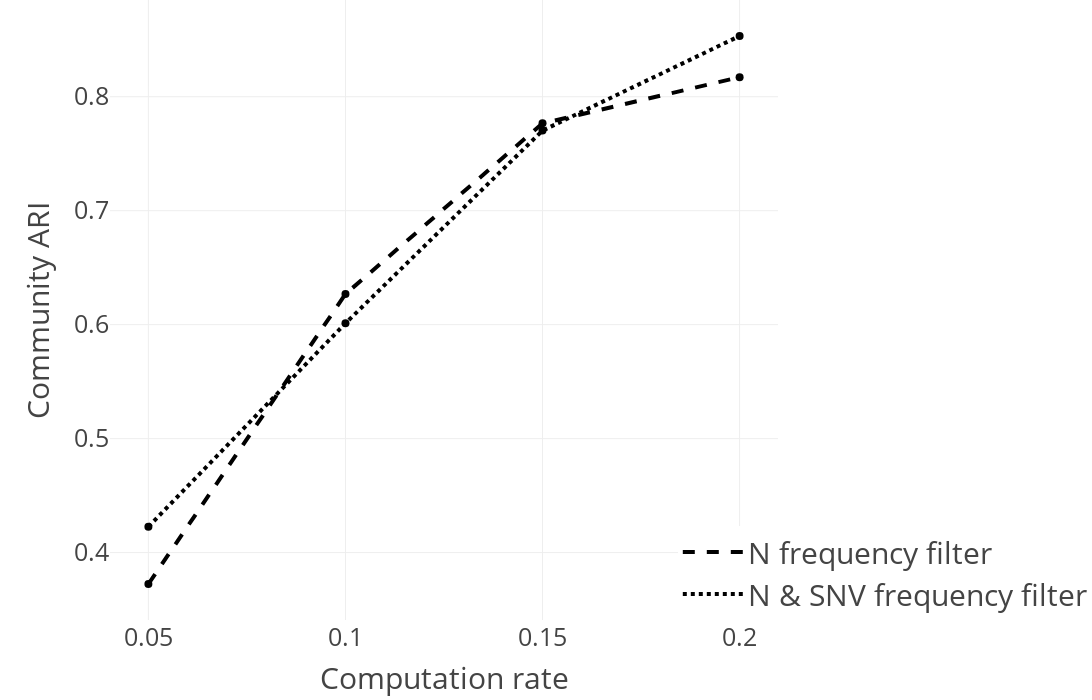

Here is the notebook cell this chart was saved with:
### Markdown cell above
### Community ARI for different filters and computation rates using depth search

### Code cell
sub_fig = get_computation_rate_plot("adjusted_rand_index", depth_search_evaluation, "Community ARI", dict(
            x=0.85,
            y=0,
            itemwidth=60,
            xanchor="left",
            yanchor="bottom",
            font=dict(size=30),
        ))

sub_fig.show()

### Figure 1 — Plotly figure (JSON) as saved in the notebook; plotly's stock layout.template omitted (floating-point values rounded to 4 significant figures)
{"data": [{"line": {"color": "black", "dash": "dash", "width": 4}, "mode": "lines", "name": "N frequency filter", "type": "scatter", "x": [0.05, 0.1, 0.15, 0.2], "y": [0.3725, 0.6269, 0.7766, 0.8171]}, {"marker": {"color": "black", "size": 8, "symbol": "circle"}, "mode": "markers", "showlegend": false, "text": "", "type": "scatter", "x": [0.05], "y": [0.3725]}, {"marker": {"color": "black", "size": 8, "symbol": "circle"}, "mode": "markers", "showlegend": false, "text": "", "type": "scatter", "x": [0.1], "y": [0.6269]}, {"marker": {"color": "black", "size": 8, "symbol": "circle"}, "mode": "markers", "showlegend": false, "text": "", "type": "scatter", "x": [0.15], "y": [0.7766]}, {"marker": {"color": "black", "size": 8, "symbol": "circle"}, "mode": "markers", "showlegend": false, "text": "", "type": "scatter", "x": [0.2], "y": [0.8171]}, {"line": {"color": "black", "dash": "dot", "width": 4}, "mode": "lines", "name": "N & SNV frequency filter", "type": "scatter", "x": [0.05, 0.1, 0.15, 0.2], "y": [0.4227, 0.6012, 0.7703, 0.8533]}, {"marker": {"color": "black", "size": 8, "symbol": "circle"}, "mode": "markers", "showlegend": false, "text": "", "type": "scatter", "x": [0.05], "y": [0.4227]}, {"marker": {"color": "black", "size": 8, "symbol": "circle"}, "mode": "markers", "showlegend": false, "text": "", "type": "scatter", "x": [0.1], "y": [0.6012]}, {"marker": {"color": "black", "size": 8, "symbol": "circle"}, "mode": "markers", "showlegend": false, "text": "", "type": "scatter", "x": [0.15], "y": [0.7703]}, {"marker": {"color": "black", "size": 8, "symbol": "circle"}, "mode": "markers", "showlegend": false, "text": "", "type": "scatter", "x": [0.2], "y": [0.8533]}], "layout": {"font": {"size": 25}, "height": 700, "legend": {"font": {"size": 30}, "itemwidth": 60, "x": 0.85, "xanchor": "left", "y": 0, "yanchor": "bottom"}, "margin": {"b": 80, "l": 110, "r": 0, "t": 0}, "width": 1200, "xaxis": {"autorange": true, "range": [0.04043, 0.2096], "tickmode": "array", "tickvals": [0.05, 0.1, 0.15, 0.2], "title": {"text": "Computation rate"}, "type": "linear"}, "yaxis": {"autorange": true, "range": [0.3409, 0.8849], "title": {"text": "Community ARI"}, "type": "linear"}}}
